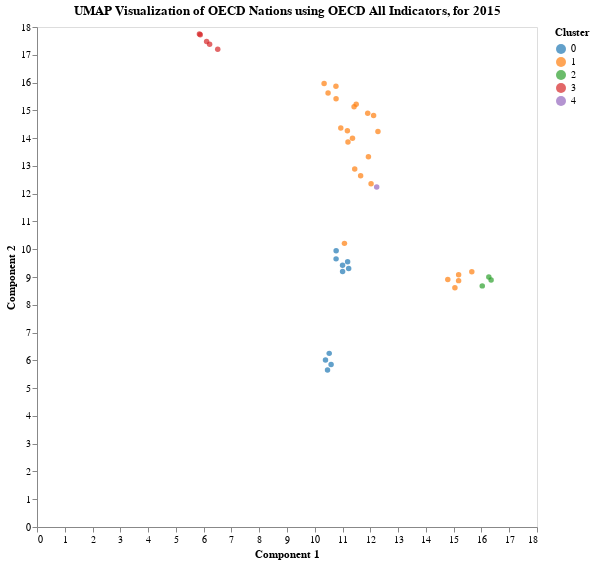

Notebook code cell kept with this figure:
### Code cell
# Visualize the clusters on UMAP projection
kmeans = KMeans(n_clusters=5, n_init=100, random_state=42)
kmeans.fit(X)

params["method"] = "UMAP"
params["scale"] = None
viz_reduction(add_info_to_reduced(embeddings, df, kmeans.labels_), params)

### Figure 1 — Vega-Lite specification as saved in the notebook (floating-point values rounded to 4 significant figures)
{"config": {"view": {"continuousWidth": 300, "continuousHeight": 300}, "axis": {"grid": false}}, "data": {"name": "data-2ed535959645dc358fa06ded23c7cd8b"}, "mark": {"type": "circle", "clip": true}, "encoding": {"color": {"field": "Cluster", "scale": {"scheme": "category10"}, "type": "ordinal"}, "tooltip": [{"field": "Country", "type": "nominal"}], "x": {"field": "0", "scale": {}, "title": "Component 1", "type": "quantitative"}, "y": {"field": "1", "scale": {}, "title": "Component 2", "type": "quantitative"}}, "height": 500, "title": "UMAP Visualization of OECD Nations using OECD All Indicators, for 2015", "width": 500, "$schema": "https://vega.github.io/schema/vega-lite/v5.15.1.json", "datasets": {"data-2ed535959645dc358fa06ded23c7cd8b": [{"0": 10.48, "1": 15.62, "Cluster": 1, "Country": "AUS"}, {"0": 11.65, "1": 12.64, "Cluster": 1, "Country": "AUT"}, {"0": 12.27, "1": 14.23, "Cluster": 1, "Country": "BEL"}, {"0": 10.94, "1": 14.36, "Cluster": 1, "Country": "CAN"}, {"0": 11.2, "1": 13.86, "Cluster": 1, "Country": "CHE"}, {"0": 6.215, "1": 17.38, "Cluster": 3, "Country": "CHL"}, {"0": 5.848, "1": 17.75, "Cluster": 3, "Country": "COL"}, {"0": 6.106, "1": 17.48, "Cluster": 3, "Country": "CRI"}, {"0": 10.77, "1": 9.653, "Cluster": 0, "Country": "CZE"}, {"0": 12.03, "1": 12.36, "Cluster": 1, "Country": "DEU"}, {"0": 11.91, "1": 14.9, "Cluster": 1, "Country": "DNK"}, {"0": 15.18, "1": 9.084, "Cluster": 1, "Country": "ESP"}, {"0": 10.52, "1": 6.251, "Cluster": 0, "Country": "EST"}, {"0": 11.44, "1": 12.89, "Cluster": 1, "Country": "FIN"}, {"0": 15.65, "1": 9.188, "Cluster": 1, "Country": "FRA"}, {"0": 11.17, "1": 14.26, "Cluster": 1, "Country": "GBR"}, {"0": 15.04, "1": 8.614, "Cluster": 1, "Country": "GRC"}, {"0": 10.77, "1": 9.948, "Cluster": 0, "Country": "HRV"}, {"0": 11.0, "1": 9.197, "Cluster": 0, "Country": "HUN"}, {"0": 10.34, "1": 15.97, "Cluster": 1, "Country": "IRL"}, {"0": 11.41, "1": 15.13, "Cluster": 1, "Country": "ISL"}, {"0": 10.77, "1": 15.41, "Cluster": 1, "Country": "ISR"}, {"0": 15.18, "1": 8.869, "Cluster": 1, "Country": "ITA"}, {"0": 16.03, "1": 8.68, "Cluster": 2, "Country": "JPN"}, {"0": 16.35, "1": 8.894, "Cluster": 2, "Country": "KOR"}, {"0": 10.46, "1": 5.654, "Cluster": 0, "Country": "LTU"}, {"0": 11.93, "1": 13.33, "Cluster": 1, "Country": "LUX"}, {"0": 10.59, "1": 5.849, "Cluster": 0, "Country": "LVA"}, {"0": 5.877, "1": 17.72, "Cluster": 3, "Country": "MEX"}, {"0": 10.39, "1": 6.016, "Cluster": 0, "Country": "MLT"}, {"0": 12.12, "1": 14.82, "Cluster": 1, "Country": "NLD"}, {"0": 11.49, "1": 15.22, "Cluster": 1, "Country": "NOR"}, {"0": 10.76, "1": 15.86, "Cluster": 1, "Country": "NZL"}, {"0": 11.0, "1": 9.419, "Cluster": 0, "Country": "POL"}, {"0": 14.79, "1": 8.91, "Cluster": 1, "Country": "PRT"}, {"0": 11.18, "1": 9.552, "Cluster": 0, "Country": "ROU"}, {"0": 16.27, "1": 9.0, "Cluster": 2, "Country": "SGP"}, {"0": 11.22, "1": 9.304, "Cluster": 0, "Country": "SVK"}, {"0": 11.07, "1": 10.21, "Cluster": 1, "Country": "SVN"}, {"0": 11.36, "1": 14.0, "Cluster": 1, "Country": "SWE"}, {"0": 6.506, "1": 17.2, "Cluster": 3, "Country": "TUR"}, {"0": 12.23, "1": 12.24, "Cluster": 4, "Country": "USA"}]}}
